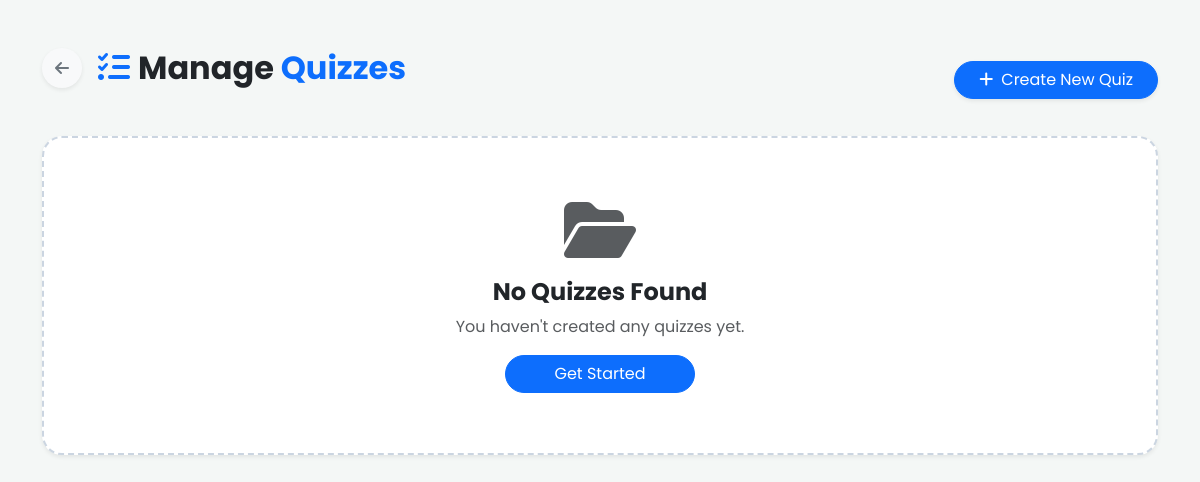
The app's page /instructor/manage_quizzes.php (signed in), older data.
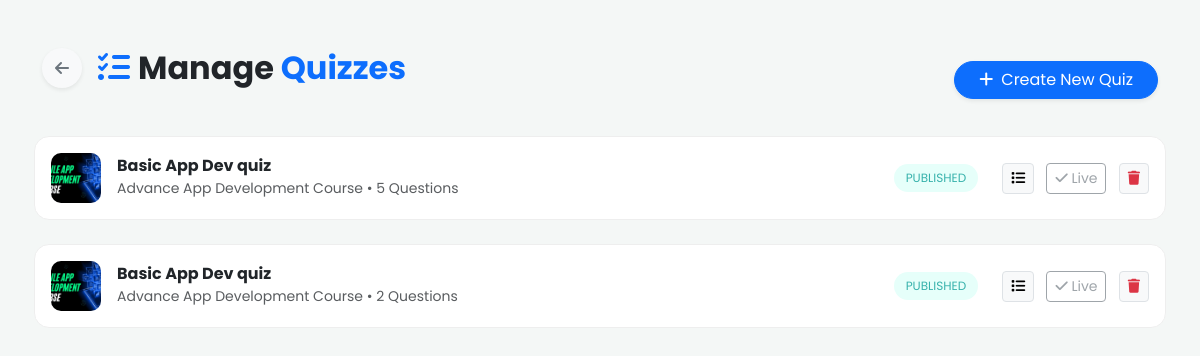
The same page, newer data.
### tables this page shows
CREATE TABLE `quizzes` (
  `id` int(10) UNSIGNED NOT NULL,
  `course_id` int(10) UNSIGNED NOT NULL,
  `title` varchar(150) NOT NULL,
  `total_marks` int(10) UNSIGNED DEFAULT 0,
  `created_at` timestamp NOT NULL DEFAULT current_timestamp(),
  `status` enum('draft','published') DEFAULT 'draft'
);

CREATE TABLE `courses` (
  `id` int(10) UNSIGNED NOT NULL,
  `instructor_id` int(10) UNSIGNED NOT NULL,
  `category_id` int(10) DEFAULT NULL,
  `title` varchar(150) NOT NULL,
  `price` decimal(10,2) DEFAULT 0.00,
  `description` text DEFAULT NULL,
  `thumbnail` varchar(255) DEFAULT NULL,
  `status` enum('draft','published') DEFAULT 'draft',
  `created_at` timestamp NOT NULL DEFAULT current_timestamp()
);

### instructor/manage_quizzes.php (the view, shortened to what the changed rows need)
<?php
require '../config/config.php';
$instructor_id = $_SESSION['user_id'];
$sql = "SELECT q.*, c.title as course_title, c.thumbnail as course_image,
        (SELECT COUNT(*) FROM quiz_questions WHERE quiz_id = q.id) as total_ques
        FROM quizzes q
        JOIN courses c ON q.course_id = c.id
        WHERE c.instructor_id = $instructor_id
        ORDER BY q.id DESC";
$result = mysqli_query($conn, $sql);
?>
<!DOCTYPE html>
<html lang="en">
<head>
    <link href="https://cdn.jsdelivr.net/npm/bootstrap@5.3.0/dist/css/bootstrap.min.css" rel="stylesheet">
    <link rel="stylesheet" href="https://cdnjs.cloudflare.com/ajax/libs/font-awesome/6.4.0/css/all.min.css">
    <link rel="stylesheet" href="https://cdnjs.cloudflare.com/ajax/libs/animate.css/4.1.1/animate.min.css"/>
    <link rel="stylesheet" href="https://cdn.jsdelivr.net/npm/sweetalert2@11/dist/sweetalert2.min.css">
</head>
<body>
<div class="container py-5">
    <div class="d-flex justify-content-between align-items-center mb-4 animate__animated animate__fadeInDown">
        <div class="d-flex align-items-center mb-4">
    <h2 class="fw-bold mb-0"><i class="fas fa-tasks text-primary me-2"></i>Manage <span class="text-primary">Quizzes</span></h2>
</div>
    </div>
    <div class="row g-3">
        <?php
        $delay = 0.1;
        if(mysqli_num_rows($result) > 0):
            while($row = mysqli_fetch_assoc($result)):
        ?>
            <div id="quiz-card-<?= $row['id'] ?>"
                class="col-12 quiz-row p-3 mb-2 d-flex align-items-center justify-content-between animate__animated animate__fadeInUp"
                style="animation-delay: <?= $delay ?>s">
                <div class="d-flex align-items-center gap-3">
                    <div class="quiz-icon animate__animated animate__zoomIn" style="animation-delay: <?= $delay + 0.2 ?>s">
                        <?php if(!empty($row['course_image'])): ?>
                            <img src="../uploads/thumbnails/<?= htmlspecialchars($row['course_image']) ?>" alt="Quiz Icon" style="width: 50px; height: 50px; border-radius: 10px; object-fit: cover;">
                        <?php else: ?>
                            <div class="default-icon bg-light d-flex align-items-center justify-content-center" style="width: 50px; height: 50px; border-radius: 10px;">
                                <i class="fas fa-brain text-primary"></i>
                            </div>
                        <?php endif; ?>
                    </div>
                    <div>
                        <h6 class="fw-bold mb-0"><?= htmlspecialchars($row['title']) ?></h6>
                        <small class="text-muted"><?= htmlspecialchars($row['course_title']) ?> • <?= $row['total_ques'] ?> Questions</small>
                    </div>
                </div>
                <div class="d-flex align-items-center gap-4">
                    <span class="status-badge <?= ($row['status'] == 'published') ? 'bg-published' : 'bg-draft' ?> animate__animated animate__fadeInRight" style="animation-delay: <?= $delay + 0.3 ?>s">
                        <?= strtoupper($row['status']) ?>
                    </span>
                    <div class="actions">
                        <a href="review_quiz.php?quiz_id=<?= $row['id'] ?>" class="btn btn-sm btn-light border" title="Edit Questions"><i class="fas fa-list"></i></a>
                        <?php if($row['status'] == 'draft'): ?>
                            <a href="manage_quizzes.php?publish_id=<?= $row['id'] ?>" class="btn btn-sm btn-success ms-2 px-3" onclick="return confirm('Publish this quiz for students?')">
                                <i class="fas fa-paper-plane me-1"></i> Publish
                            </a>
                        <?php else: ?>
                            <button class="btn btn-sm btn-outline-secondary ms-2" disabled><i class="fas fa-check"></i> Live</button>
                        <?php endif; ?>
                        <button type="button" onclick="deleteQuiz(<?= $row['id'] ?>, 'quiz-card-<?= $row['id'] ?>')" class="btn btn-sm btn-light text-danger border ms-2">
                            <i class="fas fa-trash"></i>
                        </button>
                    </div>
                </div>
            </div>
        <?php
            $delay += 0.05;
            endwhile;
        else:
        ?>
            <div class="col-12 text-center animate__animated animate__zoomIn">
                <div class="empty-state-card shadow-sm">
                    <i class="fas fa-folder-open text-muted mb-3 animate__animated animate__pulse animate__infinite" style="font-size: 4rem;"></i>
                    <h4 class="fw-bold text-dark">No Quizzes Found</h4>
                    <p class="text-muted">You haven't created any quizzes yet.</p>
                    <a href="add_quiz.php" class="btn btn-primary rounded-pill px-5">Get Started</a>
                </div>
            </div>
        <?php endif; ?>
    </div>
</div>
</body>
</html>

Row changes from the older to the newer data that the page shows:
added quizzes: course.thumbnail (picture), title "Basic App Dev quiz", course.title "Advance App Development Course", total_ques "5", status "PUBLISHED", shows "Live"
added quizzes: course.thumbnail (picture), title "Basic App Dev quiz", course.title "Advance App Development Course", total_ques "2", status "PUBLISHED", shows "Live"
Text that changed along with them:
text no longer shown: "No Quizzes Found You haven't created any quizzes yet. Get Started"
